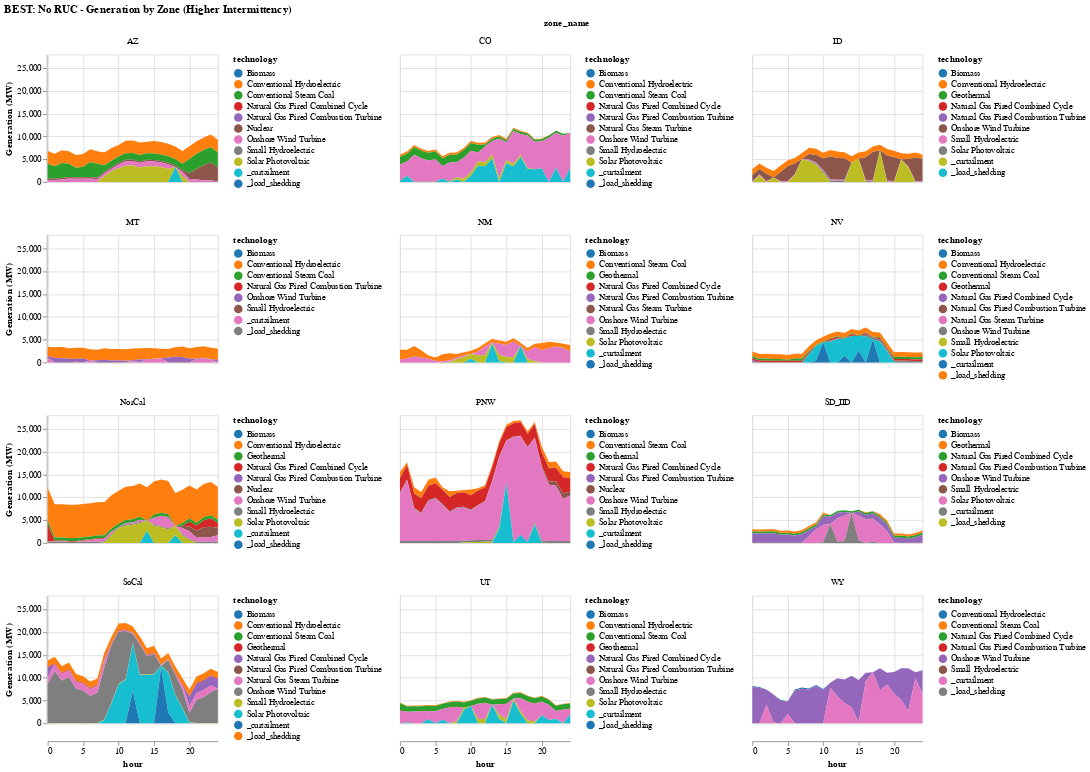

Notebook code cell kept with this figure:
### Code cell
# Zone-by-zone comparison for best strategy - Higher Intermittency
best_strategy_idx_high = argmin([no_ruc_actual_high.total_loadshed, ruc_early_actual_high.total_loadshed, ruc_late_actual_high.total_loadshed])
best_strategy_name_high = ["No RUC", "Early RUC (hour 9)", "Late RUC (hour 16)"][best_strategy_idx_high]
best_solution_high = [no_ruc_actual_high, ruc_early_actual_high, ruc_late_actual_high][best_strategy_idx_high]

println("\nBest Strategy Based on Load Shedding (Higher Intermittency): $best_strategy_name_high")

if best_strategy_idx_high == 1
    plot_actual_generation_by_zone(
        best_solution_high,
        initial_time,
        gen_df,
        zone_dict,
        "BEST: $best_strategy_name_high - Generation by Zone (Higher Intermittency)"
    )
else
    recommit_time_best_high = [0, recommit_time_early_high, recommit_time_late_high][best_strategy_idx_high]
    plot_actual_ruc_generation_by_zone(
        best_solution_high,
        initial_time,
        recommit_time_best_high,
        gen_df,
        zone_dict,
        "BEST: $best_strategy_name_high - Generation by Zone (Higher Intermittency)"
    )
end;

### Figure 1 — Vega specification as saved in the notebook (floating-point values rounded to 4 significant figures; data arrays with more than 128 entries replaced by an {"elided": "..."} marker saying what was removed)
{"$schema": "https://vega.github.io/schema/vega/v5.json", "background": "white", "data": [{"name": "source_0", "values": {"elided": "3125 records"}}, {"name": "data_0", "source": "source_0", "transform": [{"as": "hour", "expr": "toNumber(datum[\"hour\"])", "type": "formula"}, {"field": "gen_sum", "groupby": ["technology", "zone_name"], "key": "hour", "method": "value", "type": "impute", "value": 0}, {"as": ["gen_sum_start", "gen_sum_end"], "field": "gen_sum", "groupby": ["hour", "zone_name"], "offset": "zero", "sort": {"field": ["technology"], "order": ["descending"]}, "type": "stack"}]}, {"name": "facet_domain", "source": "data_0", "transform": [{"groupby": ["zone_name"], "type": "aggregate"}]}, {"name": "facet_domain_row", "transform": [{"start": 0, "stop": {"signal": "ceil(length(data(\"facet_domain\")) / 3)"}, "type": "sequence"}]}, {"name": "facet_domain_column", "transform": [{"start": 0, "stop": {"signal": "min(length(data(\"facet_domain\")), 3)"}, "type": "sequence"}]}], "layout": {"align": "all", "bounds": "full", "columns": 3, "padding": 20}, "marks": [{"name": "facet-title", "role": "column-title", "title": {"offset": 10, "style": "guide-title", "text": "zone_name"}, "type": "group"}, {"axes": [{"grid": false, "labelOverlap": true, "orient": "left", "scale": "y", "tickCount": {"signal": "ceil(child_height/40)"}, "title": "Generation (MW)", "zindex": 0}], "encode": {"update": {"height": {"signal": "child_height"}}}, "from": {"data": "facet_domain_row"}, "name": "row_header", "role": "row-header", "type": "group"}, {"axes": [{"grid": false, "labelFlush": true, "labelOverlap": true, "orient": "bottom", "scale": "x", "tickCount": {"signal": "ceil(child_width/40)"}, "title": "hour", "zindex": 0}], "encode": {"update": {"width": {"signal": "child_width"}}}, "from": {"data": "facet_domain_column"}, "name": "column_footer", "role": "column-footer", "type": "group"}, {"axes": [{"aria": false, "domain": false, "grid": true, "gridScale": "y", "labels": false, "maxExtent": 0, "minExtent": 0, "orient": "bottom", "scale": "x", "tickCount": {"signal": "ceil(child_width/40)"}, "ticks": false, "zindex": 0}, {"aria": false, "domain": false, "grid": true, "gridScale": "x", "labels": false, "maxExtent": 0, "minExtent": 0, "orient": "left", "scale": "y", "tickCount": {"signal": "ceil(child_height/40)"}, "ticks": false, "zindex": 0}], "encode": {"update": {"height": {"signal": "child_height"}, "width": {"signal": "child_width"}}}, "from": {"facet": {"data": "data_0", "groupby": ["zone_name"], "name": "facet"}}, "legends": [{"fill": "child_color", "symbolType": "circle", "title": "technology"}], "marks": [{"encode": {"update": {"height": {"field": {"group": "height"}}, "width": {"field": {"group": "width"}}}}, "from": {"facet": {"data": "facet", "groupby": ["technology"], "name": "faceted_path_child_main"}}, "marks": [{"encode": {"update": {"defined": {"signal": "isValid(datum[\"hour\"]) && isFinite(+datum[\"hour\"]) && isValid(datum[\"gen_sum\"]) && isFinite(+datum[\"gen_sum\"])"}, "description": {"signal": "\"hour: \" + (format(datum[\"hour\"], \"\")) + \"; Generation (MW): \" + (format(datum[\"gen_sum\"], \"\")) + \"; technology: \" + (isValid(datum[\"technology\"]) ? datum[\"technology\"] : \"\"+datum[\"technology\"])"}, "fill": {"field": "technology", "scale": "child_color"}, "orient": {"value": "vertical"}, "x": {"field": "hour", "scale": "x"}, "y": {"field": "gen_sum_end", "scale": "y"}, "y2": {"field": "gen_sum_start", "scale": "y"}}}, "from": {"data": "faceted_path_child_main"}, "name": "child_marks", "sort": {"field": "datum[\"hour\"]"}, "style": ["area"], "type": "area"}], "name": "child_pathgroup", "type": "group"}], "name": "cell", "scales": [{"domain": {"data": "facet", "field": "technology", "sort": true}, "name": "child_color", "range": {"scheme": "category10"}, "type": "ordinal"}], "sort": {"field": ["datum[\"zone_name\"]"], "order": ["ascending"]}, "style": "cell", "title": {"frame": "group", "offset": 10, "style": "guide-label", "text": {"signal": "isValid(parent[\"zone_name\"]) ? parent[\"zone_name\"] : \"\"+parent[\"zone_name\"]"}}, "type": "group"}], "padding": 5, "scales": [{"domain": {"data": "data_0", "field": "hour"}, "name": "x", "nice": true, "range": [0, {"signal": "child_width"}], "type": "linear", "zero": false}, {"domain": {"data": "data_0", "fields": ["gen_sum_start", "gen_sum_end"]}, "name": "y", "nice": true, "range": [{"signal": "child_height"}, 0], "type": "linear", "zero": true}], "signals": [{"name": "child_width", "value": 200}, {"name": "child_height", "value": 150}], "title": {"anchor": "start", "text": "BEST: No RUC - Generation by Zone (Higher Intermittency)"}}
